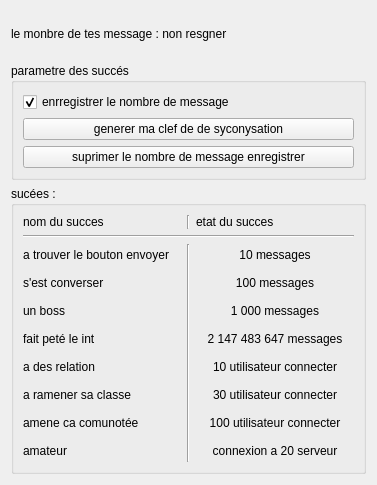
<?xml version="1.0" encoding="UTF-8"?>
<ui version="4.0">
 <class>sucees</class>
 <widget class="QDialog" name="sucees">
  <property name="geometry">
   <rect>
    <x>0</x>
    <y>0</y>
    <width>377</width>
    <height>485</height>
   </rect>
  </property>
  <property name="windowTitle">
   <string>les sucées</string>
  </property>
  <layout class="QGridLayout" name="gridLayout">
   <item row="0" column="0">
    <widget class="QLabel" name="nbmessage">
     <property name="text">
      <string>le monbre de tes message : non resgner</string>
     </property>
    </widget>
   </item>
   <item row="2" column="0">
    <widget class="QGroupBox" name="groupBox">
     <property name="title">
      <string>sucées :</string>
     </property>
     <layout class="QGridLayout" name="gridLayout_2">
      <item row="9" column="0">
       <widget class="QLabel" name="label_5">
        <property name="text">
         <string>amateur</string>
        </property>
       </widget>
      </item>
      <item row="3" column="2">
       <widget class="QPushButton" name="message100">
        <property name="toolTip">
         <string>il vous faut 100 message</string>
        </property>
        <property name="text">
         <string>100 messages</string>
        </property>
        <property name="flat">
         <bool>true</bool>
        </property>
       </widget>
      </item>
      <item row="4" column="2">
       <widget class="QPushButton" name="message1000">
        <property name="toolTip">
         <string>il vous faut 1000 message</string>
        </property>
        <property name="text">
         <string>1 000 messages</string>
        </property>
        <property name="flat">
         <bool>true</bool>
        </property>
       </widget>
      </item>
      <item row="0" column="1">
       <widget class="Line" name="line_3">
        <property name="orientation">
         <enum>Qt::Vertical</enum>
        </property>
       </widget>
      </item>
      <item row="3" column="0">
       <widget class="QLabel" name="label_4">
        <property name="text">
         <string>s'est converser</string>
        </property>
       </widget>
      </item>
      <item row="6" column="0">
       <widget class="QLabel" name="label_7">
        <property name="text">
         <string>a des relation</string>
        </property>
       </widget>
      </item>
      <item row="5" column="2">
       <widget class="QPushButton" name="messagemaxint">
        <property name="toolTip">
         <string>il vous faut 2 147 483 647  message</string>
        </property>
        <property name="text">
         <string>2 147 483 647 messages</string>
        </property>
        <property name="flat">
         <bool>true</bool>
        </property>
       </widget>
      </item>
      <item row="6" column="2">
       <widget class="QPushButton" name="userdifferent10">
        <property name="text">
         <string>10 utilisateur connecter</string>
        </property>
        <property name="flat">
         <bool>true</bool>
        </property>
       </widget>
      </item>
      <item row="2" column="2">
       <widget class="QPushButton" name="message10">
        <property name="toolTip">
         <string>il vous faut 10 message</string>
        </property>
        <property name="text">
         <string>10 messages</string>
        </property>
        <property name="flat">
         <bool>true</bool>
        </property>
       </widget>
      </item>
      <item row="2" column="1" rowspan="8">
       <widget class="Line" name="line">
        <property name="orientation">
         <enum>Qt::Vertical</enum>
        </property>
       </widget>
      </item>
      <item row="1" column="0" colspan="3">
       <widget class="Line" name="line_2">
        <property name="orientation">
         <enum>Qt::Horizontal</enum>
        </property>
       </widget>
      </item>
      <item row="0" column="2">
       <widget class="QLabel" name="label_3">
        <property name="text">
         <string>etat du succes</string>
        </property>
       </widget>
      </item>
      <item row="5" column="0">
       <widget class="QLabel" name="label_8">
        <property name="text">
         <string>fait peté le int</string>
        </property>
       </widget>
      </item>
      <item row="4" column="0">
       <widget class="QLabel" name="label_6">
        <property name="text">
         <string>un boss</string>
        </property>
       </widget>
      </item>
      <item row="8" column="2">
       <widget class="QPushButton" name="userdifferent100">
        <property name="text">
         <string>100 utilisateur connecter</string>
        </property>
        <property name="flat">
         <bool>true</bool>
        </property>
       </widget>
      </item>
      <item row="7" column="0">
       <widget class="QLabel" name="label_9">
        <property name="text">
         <string>a ramener sa classe</string>
        </property>
       </widget>
      </item>
      <item row="7" column="2">
       <widget class="QPushButton" name="userdifferent30">
        <property name="text">
         <string>30 utilisateur connecter</string>
        </property>
        <property name="flat">
         <bool>true</bool>
        </property>
       </widget>
      </item>
      <item row="0" column="0">
       <widget class="QLabel" name="label">
        <property name="text">
         <string>nom du succes</string>
        </property>
       </widget>
      </item>
      <item row="2" column="0">
       <widget class="QLabel" name="label_2">
        <property name="text">
         <string>a trouver le bouton envoyer</string>
        </property>
       </widget>
      </item>
      <item row="9" column="2">
       <widget class="QPushButton" name="server20">
        <property name="text">
         <string>connexion a 20 serveur</string>
        </property>
        <property name="flat">
         <bool>true</bool>
        </property>
       </widget>
      </item>
      <item row="8" column="0">
       <widget class="QLabel" name="label_10">
        <property name="text">
         <string>amene ca comunotée</string>
        </property>
       </widget>
      </item>
     </layout>
    </widget>
   </item>
   <item row="1" column="0">
    <widget class="QGroupBox" name="groupBox_2">
     <property name="title">
      <string>parametre des succés</string>
     </property>
     <layout class="QGridLayout" name="gridLayout_3">
      <item row="1" column="0">
       <widget class="QPushButton" name="pushButton">
        <property name="text">
         <string>generer ma clef de de syconysation</string>
        </property>
       </widget>
      </item>
      <item row="0" column="0">
       <widget class="QCheckBox" name="saveNbMessage">
        <property name="text">
         <string>enrregistrer le nombre de message</string>
        </property>
        <property name="checked">
         <bool>true</bool>
        </property>
       </widget>
      </item>
      <item row="2" column="0">
       <widget class="QPushButton" name="pushButton_2">
        <property name="text">
         <string>suprimer le nombre de message enregistrer</string>
        </property>
       </widget>
      </item>
     </layout>
    </widget>
   </item>
  </layout>
 </widget>
 <resources/>
 <connections/>
</ui>
